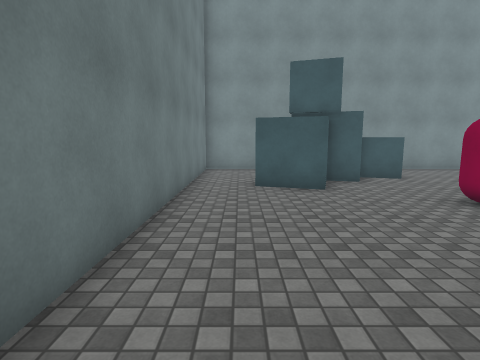
view 1 (above)

24 first-person views from a walk through a scene from a Unity 3-D project. The camera is 1.5 m above the floor, tilts 8° down and sees 80° across. The floor is counted in squares, 1 m on a side. Each view is taken from the middle of a square. On the plan, view 1 faces up. The plan holds only what a view shows up to about 14 squares ahead; the rest is blank. The place goes on beyond the plan. The player is left out. Surface patterns are stand-ins for the level's own textures.

view 2
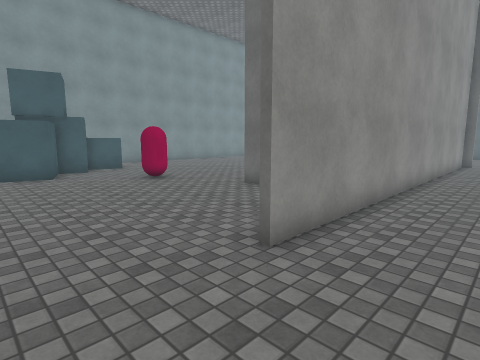

view 3
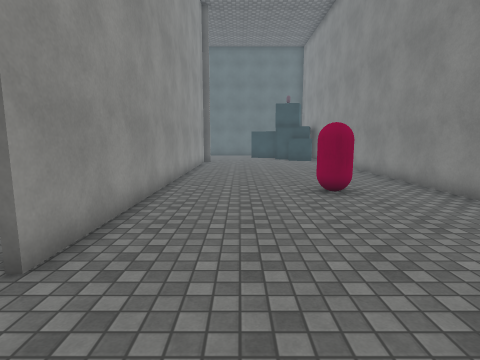

view 4
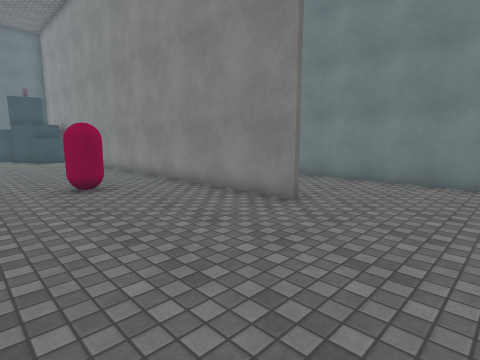

view 5
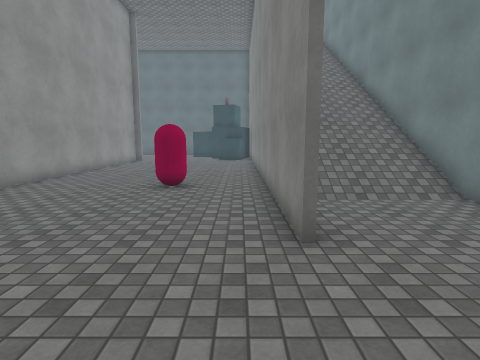

view 6
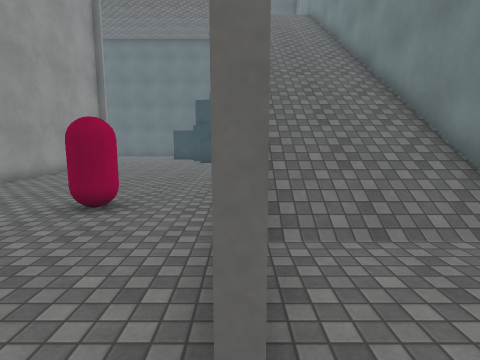

view 7
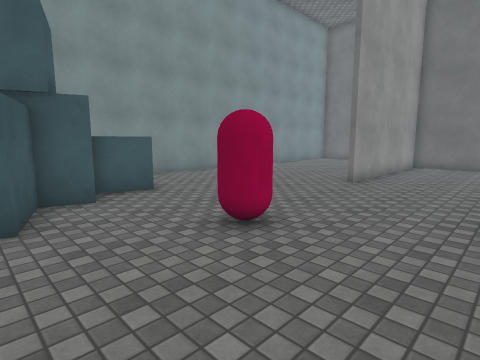

view 8
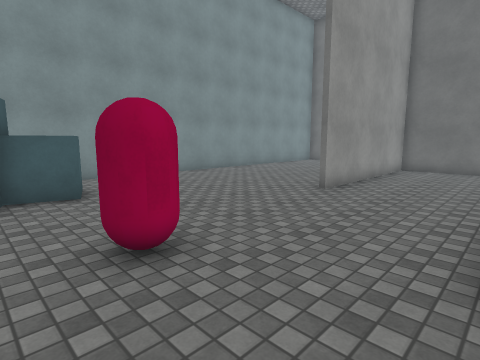

view 9
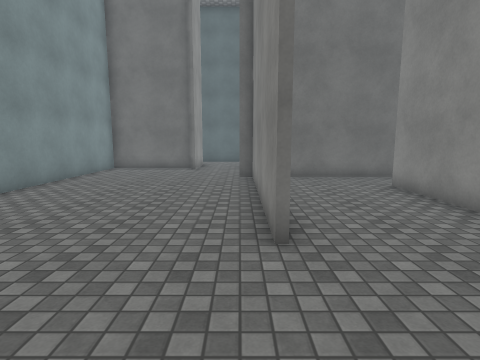

view 10
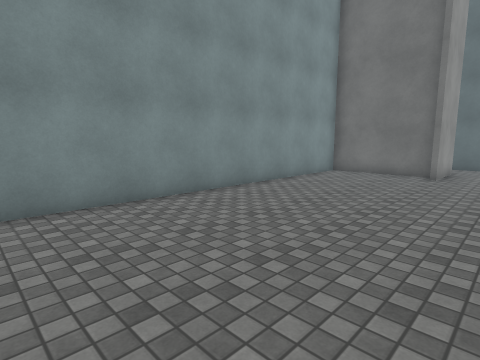

view 11
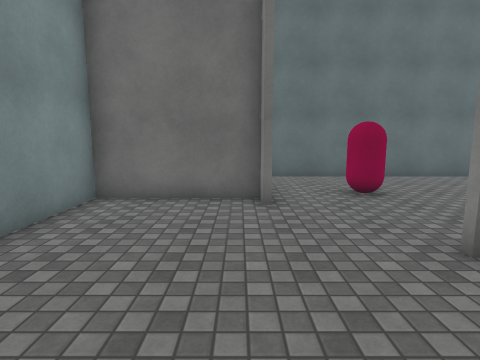

view 12
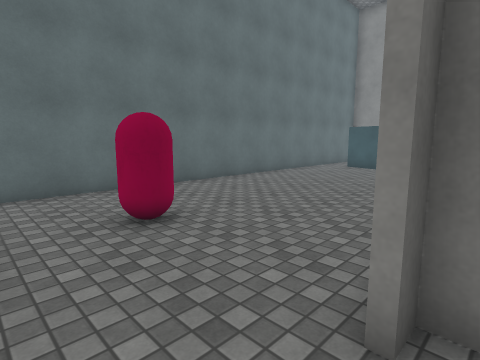

view 13
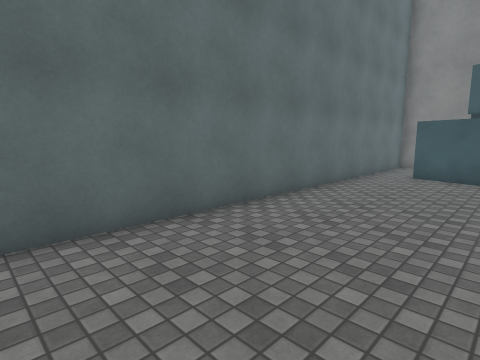

view 14
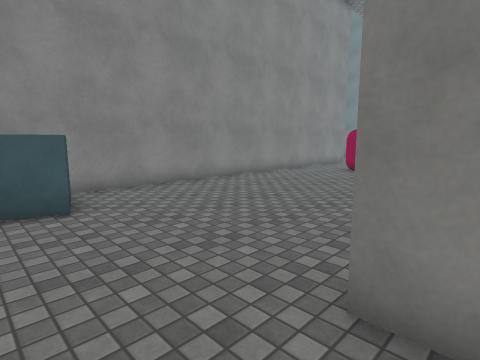

view 15
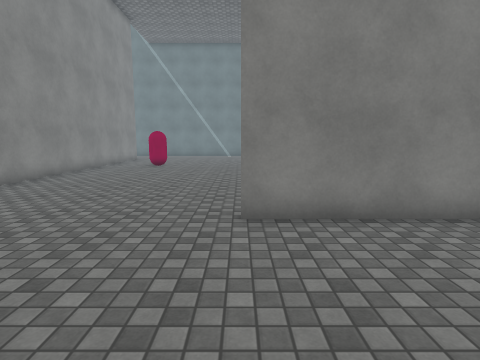

view 16
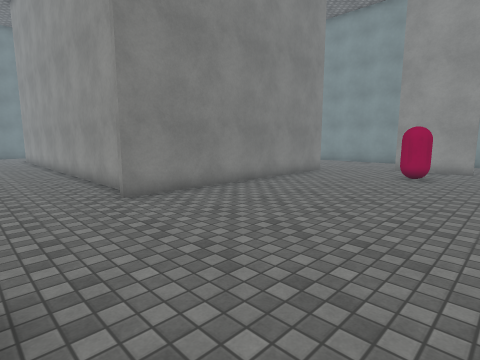

view 17
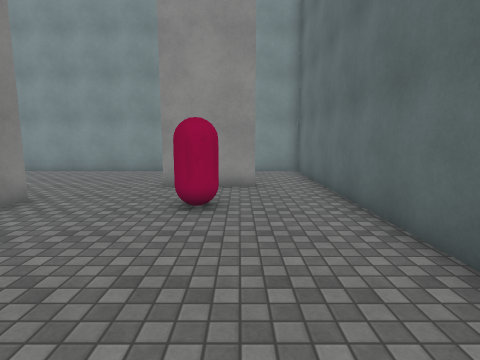

view 18
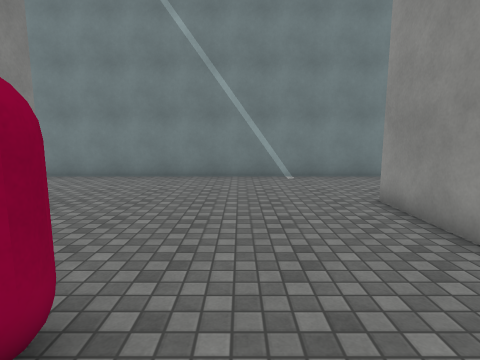

view 19
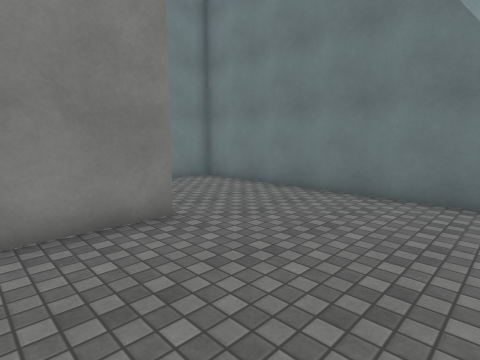

view 20
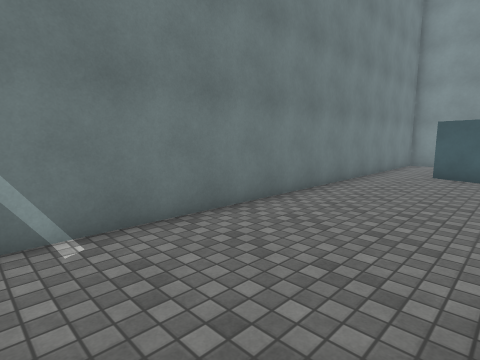

view 21
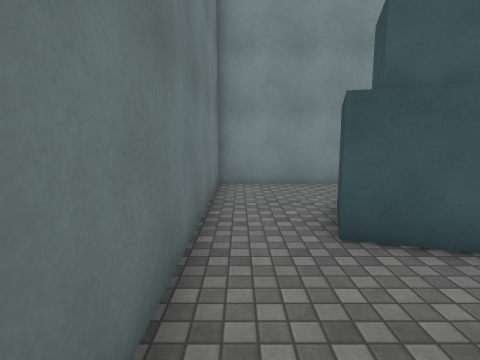

view 22
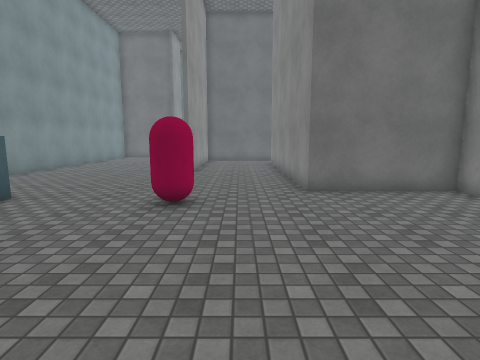

view 23
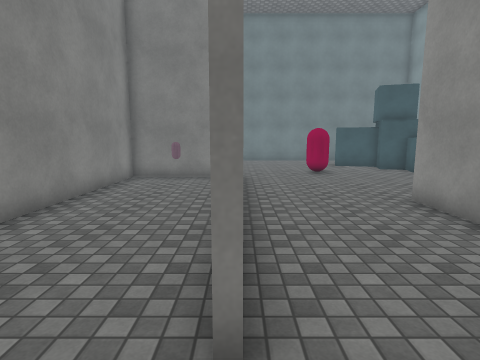

view 24
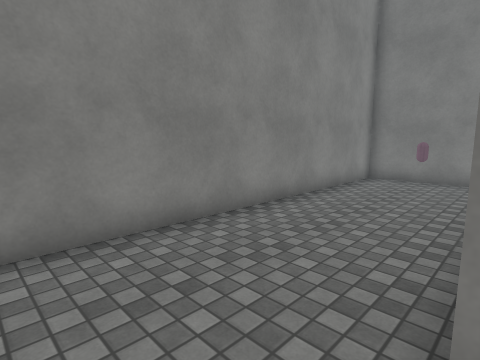

### Floor plan
Key: @ floor where view 1 was taken; # wall or solid block; . floor; / step, stairs or slope; v drop or lower ground; B block; C capsule; O other object.
Columns run from 2 left of view 1 to 28 right of it. Each row starts with its distance up from view 1.
 15 #####  ###################  ###
 14 #....    ................#  ..#
 13 #....BB  ................#  ..#
 12 #...B B BB...............#  ..#
 11 #..BBBBBB................#  ..#
 10 #..B BB..................###..#
  9 #..BBB........................#
  8 #.....................#...C...#
  7 #.......C.....#########...C...#
  6 #.....................#.......#
  5 #.....................#.......#
  4 #.....................#.......#
  3 #........###########..#.......#
  2 #........#............#.......#
  1 #........#.C..........#.......#
  0 #.@......#............#.......#
 -1 #.....#################.......#
 -2 #.............................#
 -3 #.............................#
 -4 #.............................#
 -5 #.........................O/..#
 -6 #........................ B /.#
 -7 #.........C............./    .#
 -8 #...................../B     .#
 -9 #...................../
-10 #....##############   v
-11 #......../////////
-12 #........///////////
-13 #........///////////
-14 #........///////////
-15 ####################

Where each view was taken, in squares from view 1:
view 1: 0 up, 0 right, facing up
view 2: 4 down, 0 right, facing up-right
view 3: 4 down, 0 right, facing right
view 4: 4 down, 1 left, facing down-right
view 5: 9 down, 1 left, facing right
view 6: 10 down, 2 right, facing right
view 7: 3 up, 2 right, facing up-right
view 8: 3 up, 4 right, facing up-right
view 9: 8 up, 8 right, facing right
view 10: 8 up, 10 right, facing up-right
view 11: 11 up, 16 right, facing right
view 12: 10 up, 19 right, facing down-right
view 13: 7 up, 23 right, facing down-right
view 14: 1 down, 22 right, facing down-left
view 15: 2 down, 25 right, facing left
view 16: 5 down, 27 right, facing up-left
view 17: 1 up, 25 right, facing up
view 18: 5 down, 10 right, facing left
view 19: 5 down, 6 right, facing down-left
view 20: 4 down, 3 right, facing up-left
view 21: 5 up, 1 left, facing up
view 22: 5 up, 1 left, facing right
view 23: 3 up, 19 right, facing left
view 24: 3 up, 19 right, facing down-left
